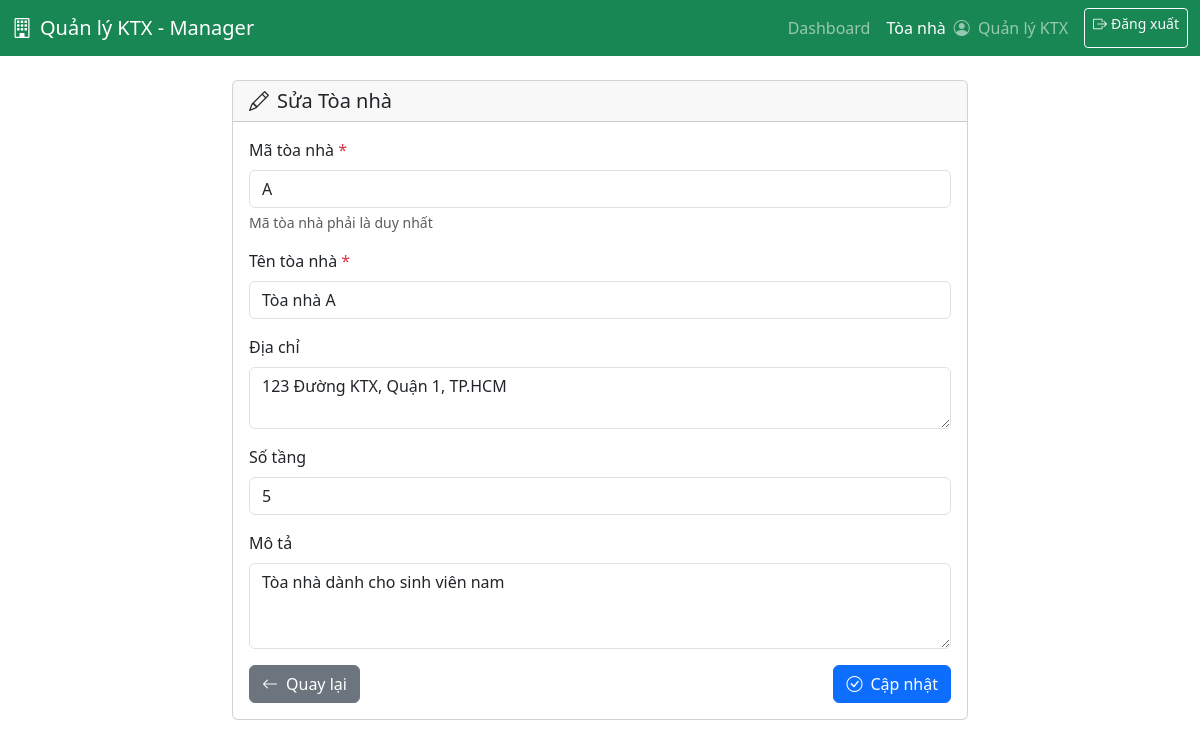
The app's page /views/manager/buildings/edit_building.php?id=1 (signed in) with its own data.
### tables this page shows
CREATE TABLE buildings (
    id INT AUTO_INCREMENT PRIMARY KEY,
    building_code VARCHAR(20) UNIQUE NOT NULL COMMENT 'Mã tòa',
    building_name VARCHAR(100) NOT NULL COMMENT 'Tên tòa',
    address TEXT,
    floors INT DEFAULT 1 COMMENT 'Số tầng',
    description TEXT,
    created_at TIMESTAMP DEFAULT CURRENT_TIMESTAMP,
    INDEX idx_building_code (building_code)
);

### functions/auth.php (called while the page is built, shortened)
<?php
require_once __DIR__ . '/helpers.php';
function getCurrentUser() {
    if (isset($_SESSION['user_id']) && isset($_SESSION['username'])) {
        return [
            'id' => $_SESSION['user_id'],
            'username' => $_SESSION['username'],
            'full_name' => $_SESSION['full_name'] ?? null,
            'role' => $_SESSION['role'] ?? null,
            'email' => $_SESSION['email'] ?? null,
            'phone' => $_SESSION['phone'] ?? null
        ];
    }
    return null;
}
?>

### functions/helpers.php (called while the page is built, shortened)
<?php
function escapeHtml($string) {
    return htmlspecialchars($string, ENT_QUOTES, 'UTF-8');
}
?>

### functions/buildings.php (called while the page is built, shortened)
<?php
function getBuildingById($id) {
    $conn = getDbConnection();
    $building = null;
    $sql = "SELECT * FROM buildings WHERE id = ? LIMIT 1";
    $stmt = mysqli_prepare($conn, $sql);
    if ($stmt) {
        mysqli_stmt_bind_param($stmt, "i", $id);
        mysqli_stmt_execute($stmt);
        $result = mysqli_stmt_get_result($stmt);
        if ($result && mysqli_num_rows($result) > 0) {
            $building = mysqli_fetch_assoc($result);
        }
    }
    return $building;
}
?>

### views/manager/buildings/edit_building.php (the view, shortened to what this page needs)
<?php
require_once __DIR__ . '/../../../functions/auth.php';
require_once __DIR__ . '/../../../functions/helpers.php';
require_once __DIR__ . '/../../../functions/buildings.php';
$currentUser = getCurrentUser();
$id = intval($_GET['id'] ?? 0);
$building = getBuildingById($id);
?>
<!DOCTYPE html>
<html lang="vi">
<head>
    <link href="https://cdn.jsdelivr.net/npm/bootstrap@5.3.3/dist/css/bootstrap.min.css" rel="stylesheet">
    <link href="https://cdn.jsdelivr.net/npm/bootstrap-icons@1.11.0/font/bootstrap-icons.css" rel="stylesheet">
</head>
<body>
    <nav class="navbar navbar-expand-lg navbar-dark bg-success">
        <div class="container-fluid">
            <a class="navbar-brand" href="../dashboard.php">
                <i class="bi bi-building me-2"></i>Quản lý KTX - Manager
            </a>
            <div class="navbar-nav ms-auto">
                <a class="nav-link" href="../dashboard.php">Dashboard</a>
                <a class="nav-link active" href="../buildings.php">Tòa nhà</a>
                <span class="navbar-text me-3">
                    <i class="bi bi-person-circle me-1"></i>
                    <?php echo escapeHtml($currentUser['full_name'] ?? $currentUser['username']); ?>
                </span>
                <a class="btn btn-outline-light btn-sm" href="../../../../handle/logout_process.php">
                    <i class="bi bi-box-arrow-right me-1"></i>Đăng xuất
                </a>
            </div>
        </div>
    </nav>
    <div class="container mt-4">
        <div class="row justify-content-center">
            <div class="col-md-8">
                <div class="card">
                    <div class="card-header">
                        <h5 class="mb-0">
                            <i class="bi bi-pencil me-2"></i>Sửa Tòa nhà
                        </h5>
                    </div>
                    <div class="card-body">
                        <form method="POST" action="../../../../handle/buildings_process.php">
                            <div class="mb-3">
                                <label for="building_code" class="form-label">
                                    Mã tòa nhà <span class="text-danger">*</span>
                                </label>
                                <input type="text"
                                       class="form-control"
                                       id="building_code"
                                       name="building_code"
                                       value="<?php echo escapeHtml($building['building_code']); ?>"
                                       required
                                       maxlength="20">
                                <div class="form-text">Mã tòa nhà phải là duy nhất</div>
                            </div>
                            <div class="mb-3">
                                <label for="building_name" class="form-label">
                                    Tên tòa nhà <span class="text-danger">*</span>
                                </label>
                                <input type="text"
                                       class="form-control"
                                       id="building_name"
                                       name="building_name"
                                       value="<?php echo escapeHtml($building['building_name']); ?>"
                                       required
                                       maxlength="100">
                            </div>
                            <div class="mb-3">
                                <label for="address" class="form-label">Địa chỉ</label>
                                <textarea class="form-control"
                                          id="address"
                                          name="address"
                                          rows="2"><?php echo escapeHtml($building['address'] ?? ''); ?></textarea>
                            </div>
                            <div class="mb-3">
                                <label for="floors" class="form-label">Số tầng</label>
                                <input type="number"
                                       class="form-control"
                                       id="floors"
                                       name="floors"
                                       value="<?php echo escapeHtml($building['floors']); ?>"
                                       min="1"
                                       max="50">
                            </div>
                            <div class="mb-3">
                                <label for="description" class="form-label">Mô tả</label>
                                <textarea class="form-control"
                                          id="description"
                                          name="description"
                                          rows="3"><?php echo escapeHtml($building['description'] ?? ''); ?></textarea>
                            </div>
                            <div class="d-flex justify-content-between">
                                <a href="../buildings.php" class="btn btn-secondary">
                                    <i class="bi bi-arrow-left me-2"></i>Quay lại
                                </a>
                                <button type="submit" class="btn btn-primary">
                                    <i class="bi bi-check-circle me-2"></i>Cập nhật
                                </button>
                            </div>
                        </form>
                    </div>
                </div>
            </div>
        </div>
    </div>
</body>
</html>

### records on screen
buildings: building_code "A", building_name "Tòa nhà A", address "123 Đường KTX, Quận 1, TP.HCM", floors "5", description "Tòa nhà dành cho sinh viên nam"

### other values on screen
escapeHtml($currentUser['full_name'] ?? $currentUser['username']) "Quản lý KTX"
